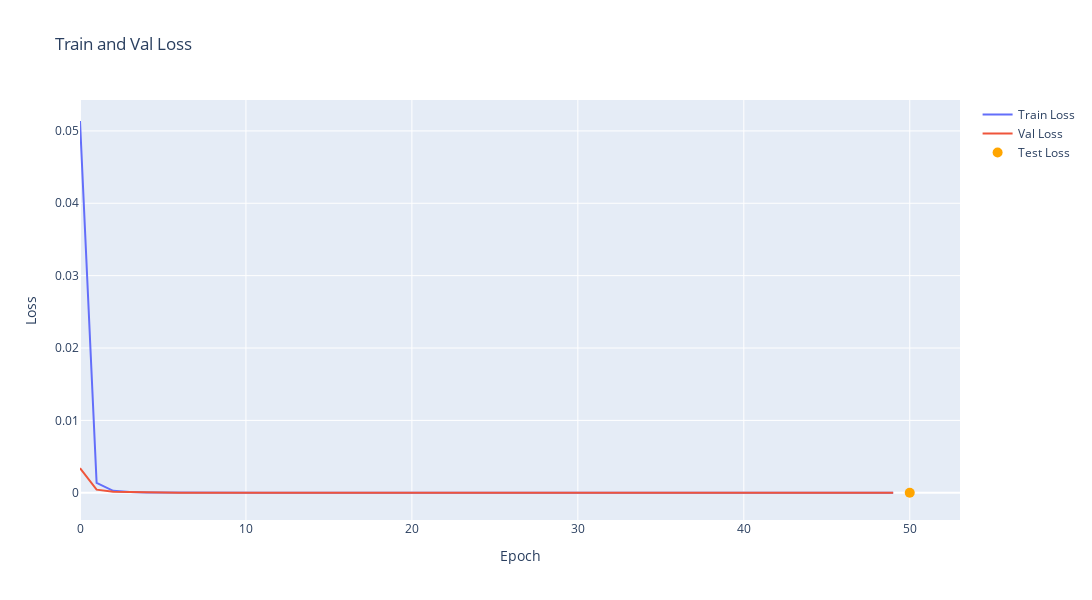

The cell this chart's notebook holds for it:
### Code cell
fig = go.Figure()
fig.add_trace(go.Scatter(x=np.arange(len(train_losses)), y=train_losses, mode='lines', name='Train Loss'))
fig.add_trace(go.Scatter(x=np.arange(len(val_losses)), y=val_losses, mode='lines', name='Val Loss'))
fig.update_layout(title='Train and Val Loss', xaxis_title='Epoch', yaxis_title='Loss', height=600, width=1200)
fig.add_trace(go.Scatter(x=[len(train_losses)], y=[test_loss], mode='markers', marker=dict(color='orange', size=10), name='Test Loss'))
fig.show()

### Figure 1 — Plotly figure (JSON) as saved in the notebook; plotly's stock layout.template omitted (floating-point values rounded to 4 significant figures)
{"data": [{"mode": "lines", "name": "Train Loss", "type": "scatter", "x": [0, 1, 2, 3, 4, 5, 6, 7, 8, 9, 10, 11, 12, 13, 14, 15, 16, 17, 18, 19, 20, 21, 22, 23, 24, 25, 26, 27, 28, 29, 30, 31, 32, 33, 34, 35, 36, 37, 38, 39, 40, 41, 42, 43, 44, 45, 46, 47, 48, 49], "y": [0.05137, 0.001361, 0.0002615, 9.564e-05, 4.904e-05, 2.948e-05, 2.02e-05, 1.326e-05, 9.357e-06, 6.892e-06, 5.346e-06, 4.046e-06, 3.432e-06, 2.947e-06, 2.673e-06, 2.202e-06, 1.862e-06, 1.702e-06, 1.684e-06, 1.42e-06, 1.305e-06, 1.329e-06, 1.172e-06, 1.161e-06, 1.168e-06, 1.212e-06, 1.001e-06, 9.753e-07, 9.235e-07, 1.108e-06, 1.084e-06, 9.521e-07, 1.012e-06, 1.208e-06, 1.067e-06, 1.056e-06, 9.827e-07, 1.112e-06, 1.327e-06, 1.327e-06, 1.972e-06, 1.691e-06, 1.237e-06, 1.466e-06, 3.03e-06, 1.59e-06, 1.621e-06, 1.204e-05, 4.023e-06, 4.772e-06]}, {"mode": "lines", "name": "Val Loss", "type": "scatter", "x": [0, 1, 2, 3, 4, 5, 6, 7, 8, 9, 10, 11, 12, 13, 14, 15, 16, 17, 18, 19, 20, 21, 22, 23, 24, 25, 26, 27, 28, 29, 30, 31, 32, 33, 34, 35, 36, 37, 38, 39, 40, 41, 42, 43, 44, 45, 46, 47, 48, 49], "y": [0.003398, 0.0004332, 0.0001325, 6.471e-05, 3.569e-05, 2.676e-05, 1.44e-05, 1.002e-05, 7.708e-06, 5.223e-06, 4.274e-06, 3.252e-06, 2.932e-06, 2.505e-06, 1.93e-06, 1.655e-06, 1.534e-06, 1.396e-06, 1.352e-06, 1.333e-06, 1.302e-06, 1.156e-06, 1.15e-06, 1.147e-06, 1.162e-06, 8.759e-07, 8.451e-07, 8.712e-07, 8.29e-07, 8.442e-07, 9.117e-07, 7.89e-07, 8.156e-07, 1.526e-06, 9.799e-07, 1.186e-06, 8.523e-07, 1.41e-06, 9.554e-07, 1.247e-06, 8.041e-07, 1.118e-06, 1.222e-06, 2.11e-06, 1.522e-06, 8.613e-07, 1.072e-05, 3.597e-06, 1.572e-05, 1.053e-06]}, {"marker": {"color": "orange", "size": 10}, "mode": "markers", "name": "Test Loss", "type": "scatter", "x": [50], "y": [1.053e-06]}], "layout": {"height": 600, "title": {"text": "Train and Val Loss"}, "width": 1200, "xaxis": {"title": {"text": "Epoch"}}, "yaxis": {"title": {"text": "Loss"}}}}
